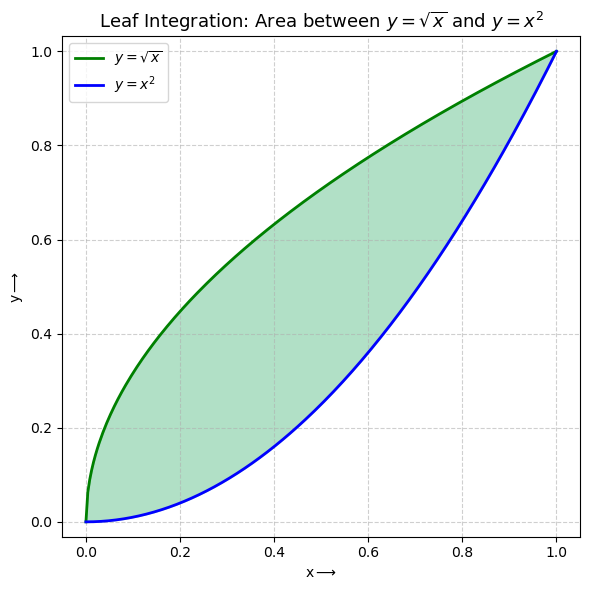

Python code for this plot:
# Modules for calculation and ploting
import numpy as np
import matplotlib.pyplot as plt

# Define x range
x = np.linspace(0, 1, 250)

# Define curves
y1 = np.sqrt(x)   # upper curve
y2 = x**2         # lower curve

# Plot creation
plt.figure(figsize=(6, 6))
plt.plot(x, y1, 'g-', linewidth=2, label=r'$y=\sqrt{x}$')
plt.plot(x, y2, 'b-', linewidth=2, label=r'$y=x^2$')

# Filling the leaf area between the curves
plt.fill_between(x, y1, y2, color='mediumseagreen', alpha=0.4)

# Labels and title
plt.title(r'Leaf Integration: Area between $y=\sqrt{x}$ and $y=x^2$', fontsize=13)
plt.xlabel(r'x$\longrightarrow$')
plt.ylabel(r'y$\longrightarrow$')

# Grid, legend, and axis limits
plt.grid(True, linestyle='--', alpha=0.6)
plt.legend()
plt.axis('equal')
plt.tight_layout()

# Showing the plot
plt.show()
